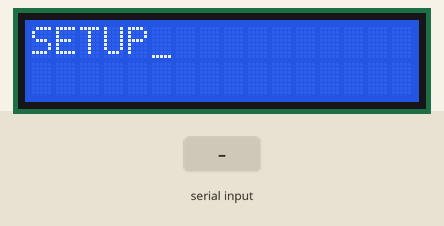
Simulated run of this program. Board: Raspberry Pi (BCM pin numbers). Shown: 16×2 character LCD. The test bench sets the inputs (shaded band). What the program prints to the terminal is not drawn.

Above: at 1.2 s.
1.3 s: "1" typed at the terminal
At 1.8 s:
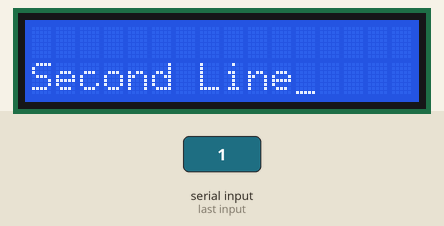
2.8 s: "0" typed at the terminal
At 3.1 s:
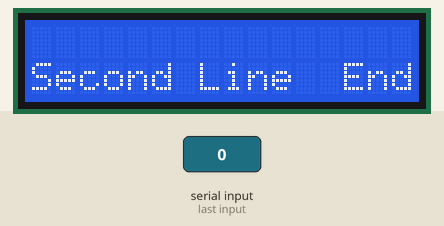
4.3 s: "2" typed at the terminal
At 5.4 s:
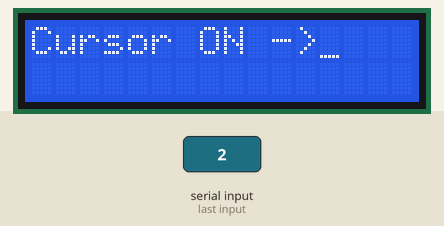
5.8 s: "1" typed at the terminal
At 6.5 s:
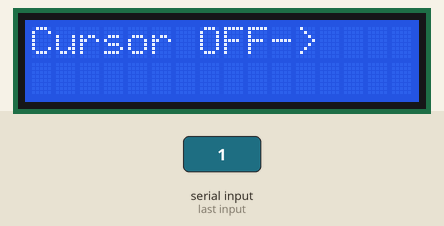
7.3 s: "0" typed at the terminal
At 7.7 s:
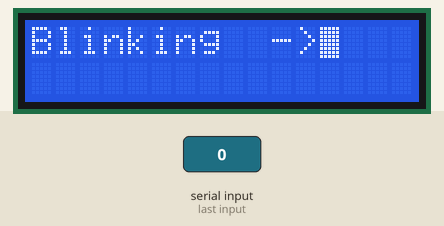
Timing chart, 0 to 9.8 s (numbered marks = the images above; inputs shaded):
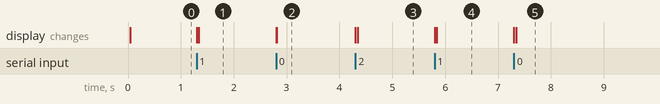

Measured:
- after the input at 1.3 s, the display: first changes at once (image 1 shows a later state)
- after the input at 2.8 s, the display: first changes at once (image 2 shows a later state)
- after the input at 4.3 s, the display: first changes at once (image 3 shows a later state)
- after the input at 5.8 s, the display: first changes at once (image 4 shows a later state)
- after the input at 7.3 s, the display: first changes at once (image 5 shows a later state)

The program:

drive_lcd.py
```python
# Standard 16x2 / 16x4 / 20x4 LCD Pinout

# 1   GND       Ground
# 2   Vin       +2.7-5.5v apparently, but it seems to need +5v
# 3   Vss       LCD Power
# 4   RS        _Instruction / Data
# 5   R/_W      Tie low for writing
# 6   E         Strobe High to set written data
# 7   DB0       Data Bus bit 0 - Not Connected
# 8   DB1       Data Bus bit 1 - Not Connected
# 9   DB2       Data Bus bit 2 - Not Connected
#10   DB3       Data Bus bit 3 - Not Connected
#11   DB4       Data Bus bit 4
#12   DB5       Data Bus bit 5
#13   DB6       Data Bus bit 6
#14   DB7       Data Bus bit 7

import RPi.GPIO as GPIO
import time

#   GPIO BCM Pins used

rs_pin  = 18          # RS _INS/DATA
e_pin   = 23          # E Strobe

db4_pin = 24        # DB4
db5_pin = 25        # DB5
db6_pin = 12        # DB6
db7_pin = 16        # DB7


# Cursor settings

OFF         = 0x04
ON          = 0x06
BLINKING    = 0x07

# Set up all the above pins for output and initialise the display for
# 4-bit operation

def setup():
    # Initialise GPIO Pins.

    GPIO.setmode(GPIO.BCM)

    GPIO.setup(rs_pin, GPIO.OUT)
    GPIO.setup(e_pin, GPIO.OUT)
    GPIO.setup(db4_pin, GPIO.OUT)
    GPIO.setup(db5_pin, GPIO.OUT)
    GPIO.setup(db6_pin, GPIO.OUT)
    GPIO.setup(db7_pin, GPIO.OUT)

    # Set up LCD interface

    write_4_ins(2)
    write_4_ins(2)
    write_4_ins(8)      # 2-line, 5x7
    time.sleep(0.002)

    write_4_ins(0)
    write_4_ins(0xE)    # Display on, cursor on, blink off
    time.sleep(0.002)

    write_4_ins(0)      # Clear display
    write_4_ins(1)
    time.sleep(0.002)

    write_4_ins(0)
    write_4_ins(6)      # Increment on, shift off
    time.sleep(0.002)

def release_pins():
    GPIO.cleanup()

# Clear the display and home the cursor to top-left

def clear():
    write_8_ins(0x01)

# Just home the cursor to the top-left without clearing the display

def home():
    write_8_ins(0x02)

def set_cursor(setting):
    write_8_ins(0x08 + setting)

# Set the cursor position by row and then column, this only works for sure on
# 16x2 and 20x2 displays at the moment because I don't have a 16x4 or 20x4 LCD,
# or the docs.
# I recall that line 2 runs on from line 0, and line 3 runs on from line 1,
# but I don't remember whether there is any gap in addressing.

def set_position(y, x):
    set_address_raw(y * 0x40 + x)

# Set the address in raw mode, line 0 starts at offset 0x00 and line 1 starts
# at 0x40.

def set_address_raw(addr):
    write_8_ins(0x80 + addr)

# Output a piece of text, no note is taken about running off the right side.

def say(text):
    for i in text:
        write_8_data(ord(i))

# Write an 8-bit value as an instruction, just writes the top 4 bits followed
# by the bottom 4 bits

def write_8_ins(value):
    write_4_ins(value >> 4)
    write_4_ins(value & 0x0F)

# Write a 4-bit value as an instruction (RS low).

def write_4_ins(value):
    write_4(value)
    GPIO.output(rs_pin, GPIO.LOW)
    strobe_e()


# Write an 8-bit value as a piece of data (text), just writes the top 4 bits
# followed by the bottom 4 bits

def write_8_data(value):
    write_4_data(value >> 4)
    write_4_data(value & 0x0F)

# Write a 4-bit value as a piece of data (text) (RS high).

def write_4_data(value):
    write_4(value)
    GPIO.output(rs_pin, GPIO.HIGH)
    strobe_e()

# Write a nybble to the 4 data lines

def write_4(value):
    GPIO.output(db4_pin, GPIO.HIGH if ((value & 1) == 1) else GPIO.LOW)
    GPIO.output(db5_pin, GPIO.HIGH if ((value & 2) == 2) else GPIO.LOW)
    GPIO.output(db6_pin, GPIO.HIGH if ((value & 4) == 4) else GPIO.LOW)
    GPIO.output(db7_pin, GPIO.HIGH if ((value & 8) == 8) else GPIO.LOW)

# Strobe the E line high for a minimum of 500ns. As can be seen, it is held
# high for 500us. It seems that asking for 500us from time.sleep() is fairly
# reasonable (see test_sleep.py for testing).

def strobe_e():
    time.sleep(0.0005)  # Limit is min 500ns, so this (500us) is plenty
    GPIO.output(e_pin, GPIO.HIGH)
    time.sleep(0.0005)
    GPIO.output(e_pin, GPIO.LOW)
    time.sleep(0.0005)


if __name__ == '__main__':
    setup()

    write_8_data(0x53)  # 'S'
    write_8_data(0x45)  # 'E'
    write_8_data(0x54)  # 'T'
    write_8_data(0x55)  # 'U'
    write_8_data(0x50)  # 'P'
    wait = raw_input()

    clear()
    set_address_raw(0x40)
    say("Second Line");
    wait = raw_input()

    set_position(1, 0xD)
    say("End");
    wait = raw_input()

    clear()
    set_cursor(ON)
    say("Cursor ON ->")
    wait = raw_input()

    set_cursor(OFF)
    home()
    say("Cursor OFF->")
    wait = raw_input()

    set_cursor(BLINKING)
    home()
    say("Blinking  ->")
    wait = raw_input()

    set_cursor(OFF)

    release_pins()
```
